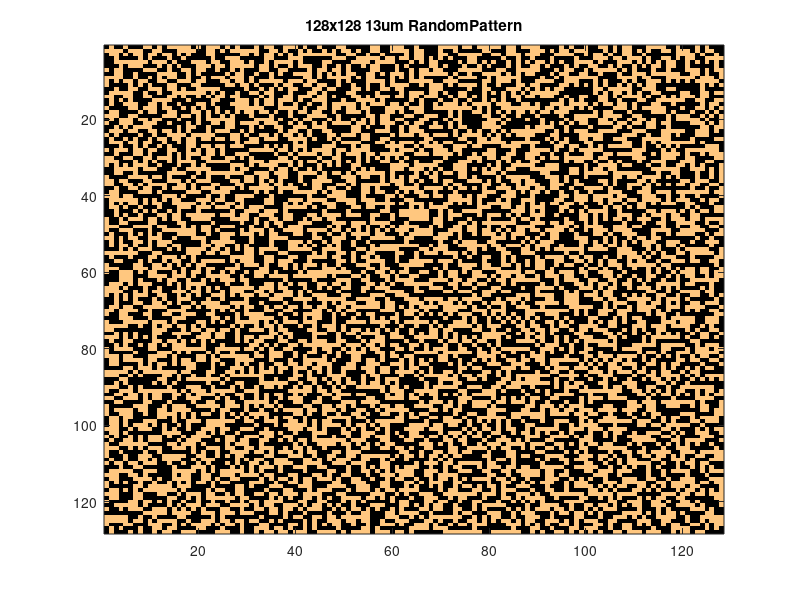

Write MATLAB code to recreate this figure.
close all
clear all
clc

% Generate Random Mask Kernel

A = [ 0 1 0 1 ...
      1 1 0 1 ...
      0 1 0 0 ...
      1 0 1 0];
  
Mat = zeros(128); % Generate 128x128 pattern array

for i = 1 : 4 : 128
    for j = 1 : 4 : 128
        ind = randperm(16); % shuffle 16 indices from 4x4 matrix
        ker = reshape(ind,4,4); % get a new 4x4 matrix        
        Mat(i:i+3,j:j+3) = A(ker); % add the new matrix into pattern array
    end
end

figure;
imagesc(Mat);colormap copper;
set(gcf,'color','w'); % Set background white
title('128x128 13um RandomPattern'); 
RndP = Mat;

r = rank(RndP);
  
